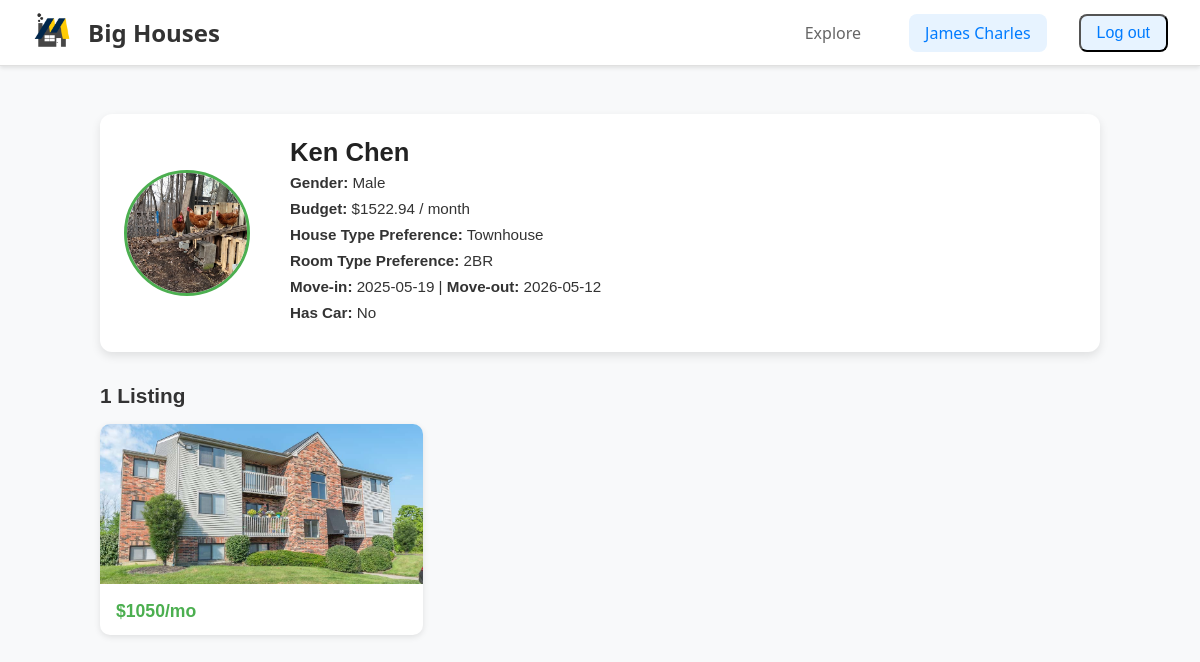
The page /users/kchen/ (signed in) on the database its author committed.
### tables this page shows
CREATE TABLE users (
    uniqname          VARCHAR(10) PRIMARY KEY,
    gender            VARCHAR(10), -- M/F/Other
    name              VARCHAR(100),
    phone_number      VARCHAR(20),
    budget            DECIMAL(10,2),
    preferred_location VARCHAR(100), -- not used!
    house_type_pref   VARCHAR(50),   -- Apartment, Dorm, House, Townhouse
    room_type_pref    VARCHAR(50),   -- Studio, 1BR, Shared, etc.
    move_in_date      DATE, -- Month/Year
    move_out_date     DATE, -- Month/Year
    grad_month        INT,
    grad_year         INT,
    password          VARCHAR(20),
    img_url           VARCHAR(100), 
    car               INT
);

CREATE TABLE posts (
    housing_id      INT PRIMARY KEY,
    contact_student_uniqname VARCHAR(10),
    street_address  VARCHAR(255),
    city            VARCHAR(100),
    state           VARCHAR(50),
    zip_code        VARCHAR(20),
    latitude        DECIMAL(9,6),
    longitude       DECIMAL(9,6),
    monthly_rent    DECIMAL(10,2),
    house_type      VARCHAR(50),   -- Apartment, Dorm, House, Townhouse
    room_type       VARCHAR(50),   -- Studio, 1BR, 2BR, Shared
    gender          VARCHAR(50),   -- All Girls, All Boys, Mixed
    availability_start DATE,
    availability_end   DATE,
    distance_to_campus DECIMAL(5,2),
    wifi_included           BOOLEAN,
    laundry         BOOLEAN,
    parking         BOOLEAN,
    pets_allowed    BOOLEAN,
    furnished       BOOLEAN,
    weed_friendly   BOOLEAN, 
    smoking_friendly BOOLEAN,
    drinking_friendly   BOOLEAN,
    air_conditioning BOOLEAN,
    heating BOOLEAN, 
    utilities_included BOOLEAN,
    distance_from_campus FLOAT, 
    FOREIGN KEY (contact_student_uniqname) REFERENCES users(uniqname)
);

### bigHouses/views/user.py (the view)
@bigHouses.app.route('/users/<username>/')
def show_user(username):
    if 'username' not in flask.session:
        return flask.redirect(flask.url_for('show_login'))
    connection = bigHouses.model.get_db()
    logname = flask.session.get('username')
    cur_user = connection.execute(
        "SELECT * "
        "FROM users "
        "WHERE uniqname = ? ",
        (username, )
    )
    user = cur_user.fetchone()
    if user is None:
        flask.abort(404)
    student = dict(user)
    cur_post = connection.execute(
        "SELECT street_address, monthly_rent, house_type, housing_id "
        "FROM posts "
        "WHERE contact_student_uniqname = ? ",
        (username, )
    ).fetchall()
    post_list = []
    for post in cur_post:
        images = connection.execute(
            "SELECT img_url FROM images WHERE housing_id = ? ORDER BY img_order ASC",
            (post["housing_id"],)
        ).fetchall()
        post_dict = dict(post)
        post_dict["images"] = ["/uploads/" + img["img_url"] for img in images]
        post_list.append(post_dict)
    context = {
        "logname": logname,
        "student": user,
        "posts": post_list
    }
    return flask.render_template("user.html", **context)

### bigHouses/model.py (called while the page is built)
def dict_factory(cursor, row):
    return {col[0]: row[idx] for idx, col in enumerate(cursor.description)}

def get_db():
    if 'sqlite_db' not in flask.g:
        db_filename = bigHouses.app.config['DATABASE_FILENAME']
        flask.g.sqlite_db = sqlite3.connect(str(db_filename))
        flask.g.sqlite_db.row_factory = dict_factory
        flask.g.sqlite_db.execute("PRAGMA foreign_keys = ON")
    return flask.g.sqlite_db

### bigHouses/templates/user.html (shortened to what this page needs)
<!DOCTYPE html>
<html lang="en">
<head>
    <link rel="stylesheet" href="{{ url_for('static', filename='css/style.css') }}">
</head>
<body>
    {% include "add_post.html" %}
    <header class="header">
        <div class="header-left">
            <a href="/"> <img src="{{ url_for('static', filename='images/logo.png') }}" alt="Logo"> </a>
            <h2>Big Houses</h2>
        </div>
        <div class="header-right">
            <a href="/explore/" class="nav-link">Explore</a>
            <a href="/users/{{ logname }}/" class="nav-link active">{{ logname }}</a>
            <form action="/accounts/logout/" method="POST" style="display:inline;">
                <button type="submit" class="nav-link active">Log out</button>
            </form>
        </div>
    </header>
    <main class="profile-container">
        <section class="student-info">
            <div class="profile-header">
                <img src="{{ url_for('uploaded_file', filename=student.img_url) }}" alt="Profile Pic" class="profile-pic">
                <div class="profile-details">
                    <h2>{{ student.name }}</h2>
                    <p><strong>Gender:</strong> {{ student.gender }}</p>
                    <p><strong>Budget:</strong> ${{ student.budget }} / month</p>
                    <p><strong>House Type Preference:</strong> {{ student.house_type_pref }}</p>
                    <p><strong>Room Type Preference:</strong> {{ student.room_type_pref }}</p>
                    <p><strong>Move-in:</strong> {{ student.move_in_date }} | <strong>Move-out:</strong> {{ student.move_out_date }}</p>
                    <p><strong>Has Car:</strong> {% if student.car %}Yes{% else %}No{% endif %}</p>
                </div>
            </div>
        </section>
        <section class="housing-grid">
            <h3>{{ posts|length }} Listing{{ 's' if posts|length != 1 else '' }}</h3>
            {% if posts %}
                <div class="grid">
                    {% for post in posts %}
                        <a href="/posts/{{ post.housing_id }}" class="housing-card">
                            <img src="{{ post.images[0] }}" alt="House Image">
                            <div class="card-body">
                                <h4>${{ post.monthly_rent }}/mo</h4>
                            </div>
                        </a>
                    {% endfor %}
                </div>
            {% else %}
                <h4>No listings yet.</h4>
            {% endif %}
        </section>
    </main>
</body>
</html>

### bigHouses/static/css/style.css (style rules this page uses)
.profile-pic { width: auto; height: 3rem; margin-right: 1rem; }
.header { height: 65px; display: flex; align-items: center; justify-content: space-between; padding: 0 2rem; background-color: #fff; border-bottom: 1px solid #e0e0e0; box-shadow: 0 2px 4px rgba(0, 0, 0, 0.1); }
.header-left { display: flex; align-items: center; gap: 1rem; }
.header-left img { height: 2.5rem; width: auto; }
.header-left h2 { margin: 0; color: #333; font-size: 1.5rem; font-weight: 600; }
.header-right { display: flex; align-items: center; gap: 2rem; }
.nav-link { text-decoration: none; color: #666; font-weight: 500; font-size: 1rem; padding: 0.5rem 1rem; border-radius: 0.5rem; transition: all 0.3s ease; }
.nav-link.active { color: #007bff; background-color: #e7f3ff; }
body { margin: 0; padding: 0; font-family: 'Segoe UI', Tahoma, Geneva, Verdana, sans-serif; background-color: #f8f9fa; }
.profile-container { max-width: 1000px; margin: 2rem auto; padding: 1rem; font-family: Arial, sans-serif; color: #333; }
.student-info { background: #fff; border-radius: 12px; padding: 1.5rem; margin-bottom: 2rem; box-shadow: 0 4px 10px rgba(0, 0, 0, 0.1); position: relative; }
.profile-header { display: flex; align-items: center; gap: 1.5rem; }
.profile-pic { width: 120px; height: 120px; object-fit: cover; border-radius: 50%; border: 3px solid #4CAF50; }
.profile-details h2 { margin: 0; font-size: 1.6rem; font-weight: bold; color: #222; }
.profile-details p { margin: 0.3rem 0; font-size: 0.95rem; line-height: 1.4; }
.housing-grid { margin-top: 2rem; }
.housing-grid h3 { margin-bottom: 1rem; font-size: 1.3rem; font-weight: bold; }
.grid { display: grid; grid-template-columns: repeat(auto-fill, minmax(240px, 1fr)); gap: 1rem; }
.housing-card { background: #fff; border-radius: 10px; overflow: hidden; text-decoration: none; color: inherit; box-shadow: 0 2px 6px rgba(0, 0, 0, 0.1); transition: transform 0.2s ease, box-shadow 0.2s ease; }
.housing-card img { width: 100%; height: 160px; object-fit: cover; }
.card-body { padding: 0.8rem 1rem; }
.card-body h4 { margin: 0; font-size: 1.1rem; font-weight: bold; color: #4CAF50; }

### rows shown on the page
users: img_url (picture), name "Ken Chen", gender "Male", budget "1522.94", house_type_pref "Townhouse", room_type_pref "2BR", move_in_date "2025-05-19", move_out_date "2026-05-12"
posts: monthly_rent "1050"

### other values the page prints
{{ logname }} "James Charles"
{{ posts|length }} "1"
